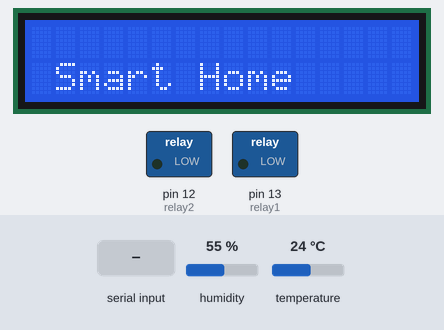
Bench run of a sketch on a simulated Arduino Uno, built with avr-gcc and run on an emulated ATmega328P. On the bench: 16×2 character LCD, switched loads named in the sketch (green lamp = pin HIGH). The test bench sets the inputs (shaded band); at power-on: humidity 55 %, temperature 24 °C. What the sketch prints to the serial monitor is not drawn.

Above: at 0.1 s.
3.3 s: "1" received over Serial
At 4.3 s:
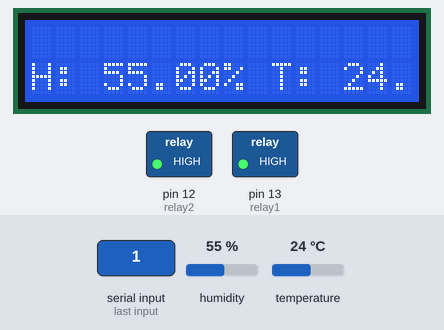
4.9 s: "turn on light" received over Serial
At 7.6 s:
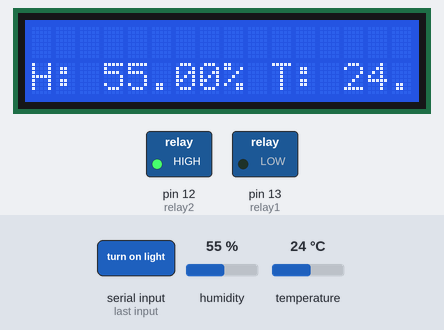
7.9 s: "turn off fan" received over Serial
At 10.3 s:
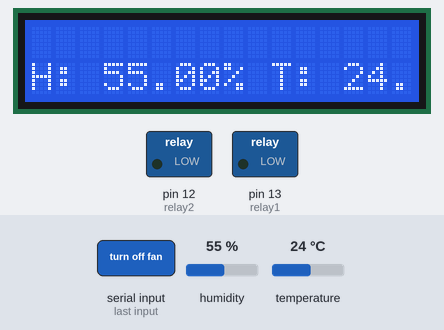
10.6 s: "turn off light" received over Serial
At 12.7 s:
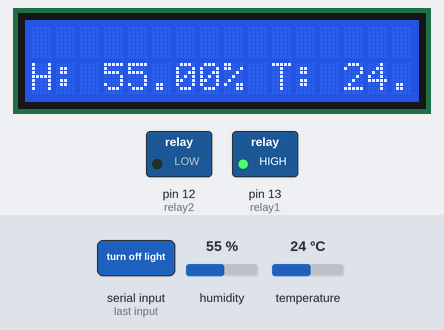
Timing chart, 0 to 14.2 s (numbered marks = the images above; inputs shaded):
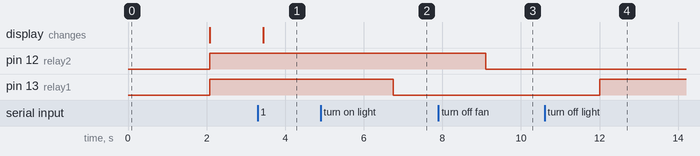

The sketch:

BT_Voice.ino
```cpp
// Made by Harisudhan
//www.youtube.com/@harisudhantechnology viste for more projects

#include <Wire.h>
#include <LiquidCrystal_I2C.h>
#include <DHT.h>

#define DHTTYPE DHT11  // Type of DHT sensor
#define relay1 13      //LIGHT
#define relay2 12      // FAN
#define DHTPIN 11      // Pin connected to DHT11 data wire

LiquidCrystal_I2C lcd(0x27, 16, 2);
DHT dht(DHTPIN, DHTTYPE);

String voice;

void setup() {
  dht.begin();
  lcd.init();
  lcd.backlight();
  lcd.setCursor(1, 1);
  lcd.print("Smart Home");
  delay(2000);
  lcd.clear();

  pinMode(relay1, OUTPUT);
  pinMode(relay2, OUTPUT);
  pinMode(DHTPIN, INPUT);

  digitalWrite(relay1, HIGH);
  digitalWrite(relay2, HIGH);
  Serial.begin(9600);
}

void loop() {
  while (Serial.available()) {
    delay(100);
    char c = Serial.read();
    if (c == '#') {
      break;
    }
    voice += c;
  }
  if (voice.length() > 0) {
    if (voice == "turn on light") {  //Voice Command
      digitalWrite(relay1, LOW);     //light ON
      Serial.print("LIGHT ON\n");

    } else if (voice == "turn off light") {  //Voice Command
      digitalWrite(relay1, HIGH);            //light OFF
      Serial.print("LIGHT OFF\n");
    } else if (voice == "turn off fan") {  //Voice Command
      digitalWrite(relay2, LOW);          //Fan ON
      Serial.print("FAN OFF\n");
    } else if (voice == "turn off fan") {  //Voice Command
      digitalWrite(relay2, HIGH);          //Fan OFF
      Serial.print("FAN OFF\n");
    } else {
      DTH();
    }

    voice = "";
  }
}

void DTH() {
  float h = dht.readHumidity();
  float t = dht.readTemperature();

  if (isnan(h) || isnan(t)) {
    Serial.println("Failed to read from DHT sensor!");
    return;
  }

  Serial.print("\nHumidity: ");
  Serial.print(h);
  Serial.println(" %");
  Serial.print("Temperature: ");
  Serial.print(t);
  Serial.println(" *C");

  lcd.clear();

  lcd.setCursor(0, 1);
  lcd.print("H: ");
  lcd.print(h);
  lcd.print("% T: ");
  lcd.print(t);
  lcd.print("C");

  if (t < 24.00 || t > 35.5) {
    for (int i = 0; i < 3; i++) {
      Serial.println("Weather is bad");
      delay(250);
      Serial.println("Weather is bad");
    }
  }
  delay(2000);
}
```

Measured:
- after the input at 3.3 s, the display: changes after 0.15 s (image 1)
- after the input at 4.9 s, pin 13 (relay1): HIGH → LOW after 1.8 s
- after the input at 7.9 s, pin 12 (relay2): HIGH → LOW after 1.2 s
- after the input at 10.6 s, pin 13 (relay1): LOW → HIGH after 1.4 s
